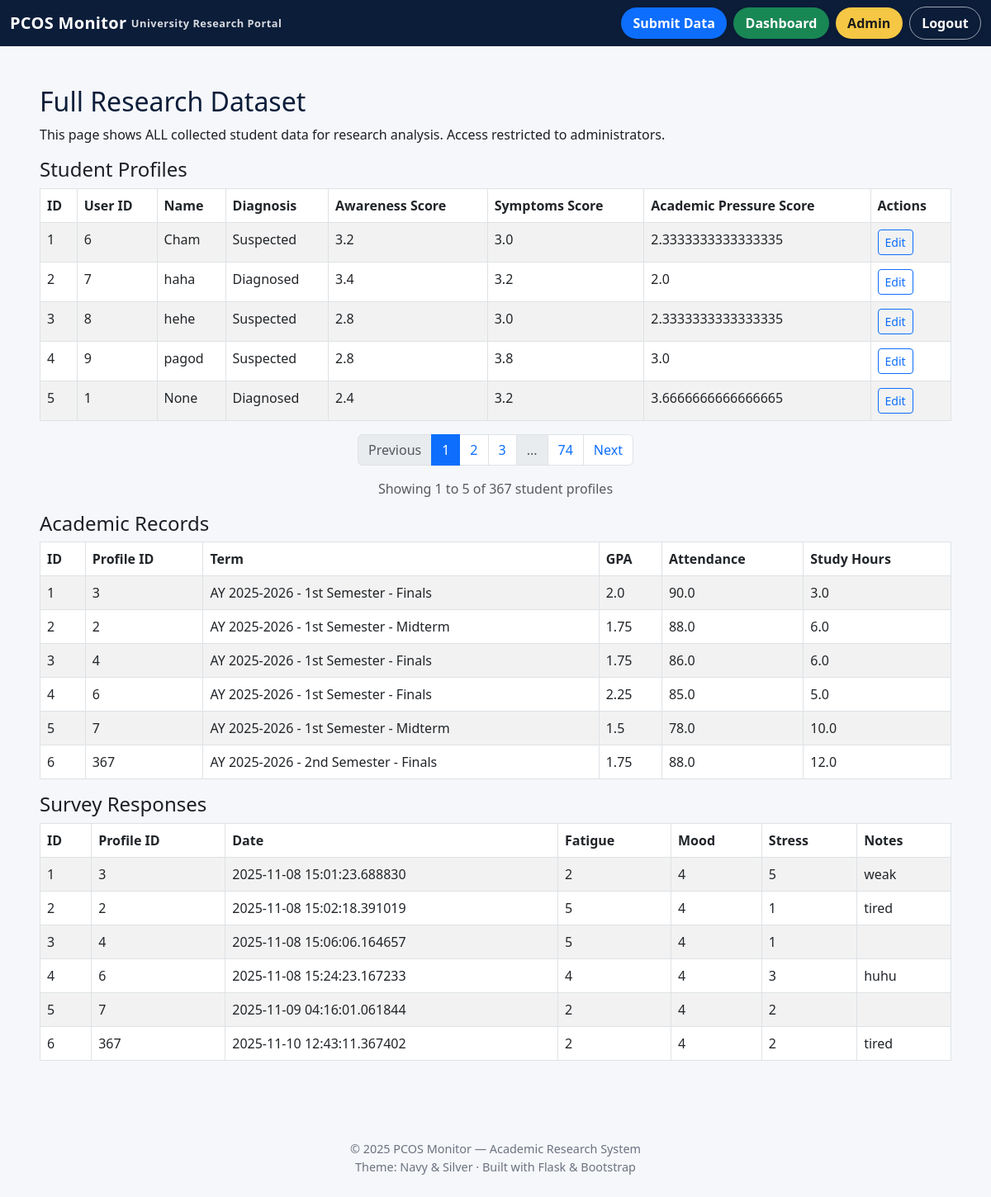
The app's page /admin/data (signed in) with its own data.
### app/models.py (models this page shows)
class StudentProfile(db.Model):
    __tablename__ = "student_profiles"
    id = db.Column(db.Integer, primary_key=True)
    user_id = db.Column(db.Integer, db.ForeignKey("users.id"), nullable=False)
    name = db.Column(db.String(120))
    age = db.Column(db.Integer)
    degree_program = db.Column(db.String(120))
    consent = db.Column(db.Boolean, default=False)
    user = db.relationship("User", back_populates="profile")
    academic_records = db.relationship("AcademicRecord", back_populates="profile", cascade="all, delete-orphan")
    survey_responses = db.relationship("SurveyResponse", back_populates="profile", cascade="all, delete-orphan")
    clinical_diagnosis = db.Column(db.String(50))
    pcos_awareness_score = db.Column(db.Float)
    pcos_symptoms_score = db.Column(db.Float)
    academic_pressure_score = db.Column(db.Float)
    awareness_1 = db.Column(db.Integer)
    awareness_2 = db.Column(db.Integer)
    awareness_3 = db.Column(db.Integer)
    awareness_4 = db.Column(db.Integer)
    awareness_5 = db.Column(db.Integer)
    academic_1 = db.Column(db.Integer)
    academic_2 = db.Column(db.Integer)
    academic_3 = db.Column(db.Integer)
    symptoms_1 = db.Column(db.Integer)
    symptoms_2 = db.Column(db.Integer)
    symptoms_3 = db.Column(db.Integer)
    symptoms_4 = db.Column(db.Integer)
    symptoms_5 = db.Column(db.Integer)

class AcademicRecord(db.Model):
    __tablename__ = "academic_records"
    id = db.Column(db.Integer, primary_key=True)
    profile_id = db.Column(db.Integer, db.ForeignKey("student_profiles.id"), nullable=False)
    term = db.Column(db.String(50))
    gpa = db.Column(db.Float)
    attendance_percent = db.Column(db.Float)
    study_hours_per_week = db.Column(db.Float)
    created_at = db.Column(db.DateTime, default=datetime.utcnow)
    profile = db.relationship("StudentProfile", back_populates="academic_records")

class SurveyResponse(db.Model):
    __tablename__ = "survey_responses"
    id = db.Column(db.Integer, primary_key=True)
    profile_id = db.Column(db.Integer, db.ForeignKey("student_profiles.id"), nullable=False)
    date = db.Column(db.DateTime, default=datetime.utcnow)
    fatigue = db.Column(db.Integer)
    irregular_menstruation = db.Column(db.Boolean)
    mood_swings = db.Column(db.Integer)
    acne = db.Column(db.Boolean)
    sleep_quality = db.Column(db.Integer)
    perceived_academic_stress = db.Column(db.Integer)
    notes = db.Column(db.Text)
    profile = db.relationship("StudentProfile", back_populates="survey_responses")

### app/admin.py (the view)
@admin_bp.route("/data")
@login_required
def view_data():
    if not current_user.is_admin:
        return "Access denied", 403
    from .models import StudentProfile, AcademicRecord, SurveyResponse
    page = request.args.get('page', 1, type=int)
    per_page = 5
    profiles_pagination = StudentProfile.query.paginate(page=page, per_page=per_page, error_out=False)
    profiles = profiles_pagination.items
    academic = AcademicRecord.query.all()
    surveys = SurveyResponse.query.all()
    return render_template("admin_data.html", profiles=profiles, academic=academic, surveys=surveys, pagination=profiles_pagination)

### app/main.py (called while the page is built)
def require_baseline():
    if request.endpoint in ["main.index", "main.profile_setup"]:
        return
    if current_user.is_authenticated:
        profile = current_user.profile
        if profile and profile.awareness_1 is None:
            return redirect(url_for("main.profile_setup"))

@main_bp.before_app_request
def before_request_func():
    return require_baseline()

### app/models.py (called while the page is built)
@login_manager.user_loader
def load_user(user_id):
    return User.query.get(int(user_id))

### app/templates/admin_data.html
{% extends "base.html" %}
{% block content %}
<h2>Full Research Dataset</h2>
<p>This page shows ALL collected student data for research analysis. Access restricted to administrators.</p>
<h4>Student Profiles</h4>
<table class="table table-bordered table-striped">
  <thead>
    <tr>
      <th>ID</th>
      <th>User ID</th>
      <th>Name</th>
      <th>Diagnosis</th>
      <th>Awareness Score</th>
      <th>Symptoms Score</th>
      <th>Academic Pressure Score</th>
      <th>Actions</th>
    </tr>
  </thead>
  <tbody>
    {% for p in profiles %}
    <tr>
      <td>{{ p.id }}</td>
      <td>{{ p.user_id }}</td>
      <td>{{ p.name }}</td>
      <td>{{ p.clinical_diagnosis }}</td>
      <td>{{ p.pcos_awareness_score }}</td>
      <td>{{ p.pcos_symptoms_score }}</td>
      <td>{{ p.academic_pressure_score }}</td>
      <td>
        <a class="btn btn-sm btn-outline-primary" href="{{ url_for('admin.edit_profile', profile_id=p.id) }}">Edit</a>
      </td>
    </tr>
    {% endfor %}
  </tbody>
</table>
<nav aria-label="Student profiles pagination">
  <ul class="pagination justify-content-center">
    {% if pagination.has_prev %}
    <li class="page-item">
      <a class="page-link" href="{{ url_for('admin.view_data', page=pagination.prev_num) }}">Previous</a>
    </li>
    {% else %}
    <li class="page-item disabled">
      <span class="page-link">Previous</span>
    </li>
    {% endif %}
    {% for page_num in pagination.iter_pages(left_edge=1, right_edge=1, left_current=1, right_current=2) %}
      {% if page_num %}
        {% if page_num == pagination.page %}
        <li class="page-item active">
          <span class="page-link">{{ page_num }}</span>
        </li>
        {% else %}
        <li class="page-item">
          <a class="page-link" href="{{ url_for('admin.view_data', page=page_num) }}">{{ page_num }}</a>
        </li>
        {% endif %}
      {% else %}
        <li class="page-item disabled">
          <span class="page-link">...</span>
        </li>
      {% endif %}
    {% endfor %}
    {% if pagination.has_next %}
    <li class="page-item">
      <a class="page-link" href="{{ url_for('admin.view_data', page=pagination.next_num) }}">Next</a>
    </li>
    {% else %}
    <li class="page-item disabled">
      <span class="page-link">Next</span>
    </li>
    {% endif %}
  </ul>
</nav>
<p class="text-center text-muted">
  Showing {{ (pagination.page - 1) * pagination.per_page + 1 }} to
  {{ [pagination.page * pagination.per_page, pagination.total] | min }} of
  {{ pagination.total }} student profiles
</p>
<h4>Academic Records</h4>
<table class="table table-bordered table-striped">
  <thead><tr><th>ID</th><th>Profile ID</th><th>Term</th><th>GPA</th><th>Attendance</th><th>Study Hours</th></tr></thead>
  <tbody>
    {% for a in academic %}
    <tr>
      <td>{{ a.id }}</td>
      <td>{{ a.profile_id }}</td>
      <td>{{ a.term }}</td>
      <td>{{ a.gpa }}</td>
      <td>{{ a.attendance_percent }}</td>
      <td>{{ a.study_hours_per_week }}</td>
    </tr>
    {% endfor %}
  </tbody>
</table>
<h4>Survey Responses</h4>
<table class="table table-bordered table-striped">
  <thead><tr><th>ID</th><th>Profile ID</th><th>Date</th><th>Fatigue</th><th>Mood</th><th>Stress</th><th>Notes</th></tr></thead>
  <tbody>
    {% for s in surveys %}
    <tr>
      <td>{{ s.id }}</td>
      <td>{{ s.profile_id }}</td>
      <td>{{ s.date }}</td>
      <td>{{ s.fatigue }}</td>
      <td>{{ s.mood_swings }}</td>
      <td>{{ s.perceived_academic_stress }}</td>
      <td>{{ s.notes }}</td>
    </tr>
    {% endfor %}
  </tbody>
</table>
{% endblock %}

### app/templates/base.html (style rules this page uses)
:root { --navy: #0B1D39; --navy-600: #11294F; --silver: #D6D9DF; --light-bg: #F6F7FA; --text: #1C1F26; --muted: #6B7280; --pill-blue: #0d6efd; --pill-green: #198754; --pill-yellow: #f6c744; }
body { background: var(--light-bg); color: var(--text); }
h1,h2,h3 { color: var(--navy); }

### records on screen
StudentProfile: id "1", user_id "6", name "Cham", clinical_diagnosis "Suspected", pcos_awareness_score "3.2", pcos_symptoms_score "3.0", academic_pressure_score "2.3333333333333335"
StudentProfile: id "2", user_id "7", name "haha", clinical_diagnosis "Diagnosed", pcos_awareness_score "3.4", pcos_symptoms_score "3.2", academic_pressure_score "2.0"
StudentProfile: id "3", user_id "8", name "hehe", clinical_diagnosis "Suspected", pcos_awareness_score "2.8", pcos_symptoms_score "3.0", academic_pressure_score "2.3333333333333335"
StudentProfile: id "4", user_id "9", name "pagod", clinical_diagnosis "Suspected", pcos_awareness_score "2.8", pcos_symptoms_score "3.8", academic_pressure_score "3.0"
StudentProfile: id "5", user_id "1", name "None", clinical_diagnosis "Diagnosed", pcos_awareness_score "2.4", pcos_symptoms_score "3.2", academic_pressure_score "3.6666666666666665"
AcademicRecord: id "1", profile_id "3", term "AY 2025-2026 - 1st Semester - Finals", gpa "2.0", attendance_percent "90.0", study_hours_per_week "3.0"
AcademicRecord: id "2", profile_id "2", term "AY 2025-2026 - 1st Semester - Midterm", gpa "1.75", attendance_percent "88.0", study_hours_per_week "6.0"
AcademicRecord: id "3", profile_id "4", term "AY 2025-2026 - 1st Semester - Finals", gpa "1.75", attendance_percent "86.0", study_hours_per_week "6.0"
AcademicRecord: id "4", profile_id "6", term "AY 2025-2026 - 1st Semester - Finals", gpa "2.25", attendance_percent "85.0", study_hours_per_week "5.0"
AcademicRecord: id "5", profile_id "7", term "AY 2025-2026 - 1st Semester - Midterm", gpa "1.5", attendance_percent "78.0", study_hours_per_week "10.0"
AcademicRecord: id "6", profile_id "367", term "AY 2025-2026 - 2nd Semester - Finals", gpa "1.75", attendance_percent "88.0", study_hours_per_week "12.0"
SurveyResponse: id "1", profile_id "3", date "2025-11-08 15:01:23.688830", fatigue "2", mood_swings "4", perceived_academic_stress "5", notes "weak"
SurveyResponse: id "2", profile_id "2", date "2025-11-08 15:02:18.391019", fatigue "5", mood_swings "4", perceived_academic_stress "1", notes "tired"
SurveyResponse: id "3", profile_id "4", date "2025-11-08 15:06:06.164657", fatigue "5", mood_swings "4", perceived_academic_stress "1"
SurveyResponse: id "4", profile_id "6", date "2025-11-08 15:24:23.167233", fatigue "4", mood_swings "4", perceived_academic_stress "3", notes "huhu"
SurveyResponse: id "5", profile_id "7", date "2025-11-09 04:16:01.061844", fatigue "2", mood_swings "4", perceived_academic_stress "2"
SurveyResponse: id "6", profile_id "367", date "2025-11-10 12:43:11.367402", fatigue "2", mood_swings "4", perceived_academic_stress "2", notes "tired"

### other values on screen
{{ page_num }} "1"
{{ page_num }} "2" "3" "74"
{{ (pagination.page - 1) * pagination.per_page + 1 }} "1"
{{ [pagination.page * pagination.per_page, pagination.total] | min }} "5"
{{ pagination.total }} "367"
{{ 2025 }} "2025"
